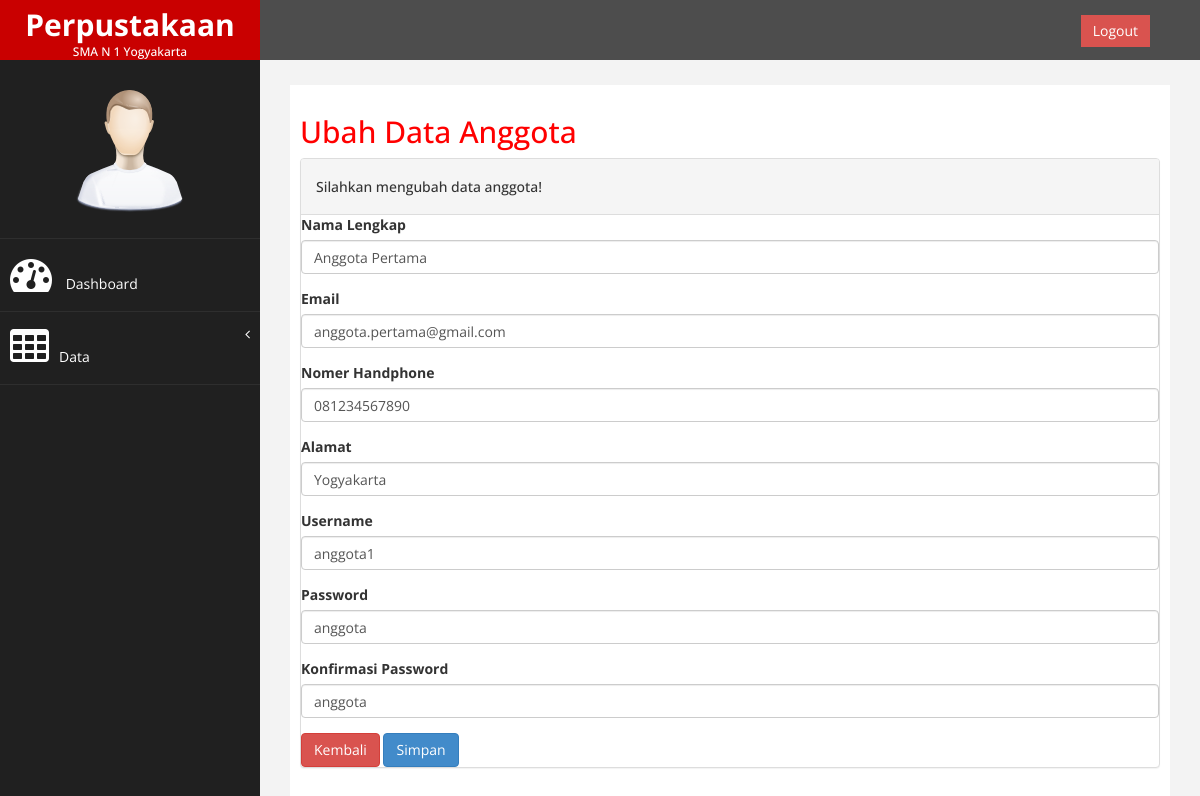
/halaman/petugas/data/anggota/edit_anggota.php?id=223344, run on the app's committed database.
### tables this page shows
CREATE TABLE `tab_anggota` (
  `no_anggota` int(10) NOT NULL,
  `nama_anggota` varchar(200) NOT NULL,
  `email` varchar(100) NOT NULL,
  `no_hp` varchar(20) NOT NULL,
  `alamat` varchar(200) NOT NULL,
  `username` varchar(100) NOT NULL,
  `password` varchar(100) NOT NULL,
  `ulang_pass` varchar(100) NOT NULL
);

### halaman/petugas/data/anggota/edit_anggota.php (the view, shortened to what this page needs)
<!DOCTYPE html>
<html xmlns="http://www.w3.org/1999/xhtml">
<head>
    <link href="../../../assets/css/bootstrap.css" rel="stylesheet" />
    <link href="../../../assets/css/font-awesome.css" rel="stylesheet" />
    <link href="../../../assets/js/morris/morris-0.4.3.min.css" rel="stylesheet" />
    <link href="../../../assets/css/custom.css" rel="stylesheet" />
    <link href="../../../assets/js/dataTables/dataTables.bootstrap.css" rel="stylesheet" />
</head>
<body>
    <div id="wrapper">
        <nav class="navbar navbar-default navbar-cls-top " role="navigation" style="margin-bottom: 0">
            <div class="navbar-header">
                <a class="navbar-brand" href="">
                    Perpustakaan<h6>SMA N 1 Yogyakarta</h6>
                </a>
            </div>
  <div style="color: white;
padding: 15px 50px 5px 50px;
float: right;
font-size: 16px;"><a href="../../logout.php" class="btn btn-danger square-btn-adjust">Logout</a> </div>
        </nav>
                <nav class="navbar-default navbar-side" role="navigation">
            <div class="sidebar-collapse">
                <ul class="nav" id="main-menu">
				<li class="text-center">
                    <img src="../../../assets/img/find_user.png" class="user-image img-responsive"/>
					</li>
                    <li>
                        <a href="../../dashboard.php"><i class="fa fa-dashboard fa-3x"></i> Dashboard</a>
                    </li>
                    <li>
                        <a href="#"><i class="fa fa-table fa-3x"></i>Data<span class="fa arrow"></span></a>
                    </li>
                </ul>
            </div>
        </nav>
        <div id="page-wrapper" >
            <div id="page-inner">
                <div class="row">
                    <div class="col-md-12">
                     <h2>Ubah Data Anggota</h2>
                    </div>
                </div>
                 <div class="panel panel-default">
                <div class="panel-heading">
                <h5>Silahkan mengubah data anggota!</h5>
                </div>
                <?php
                include '../../../../koneksi.php';
                $ambil = mysqli_query($koneksi,"SELECT * FROM tab_anggota WHERE no_anggota = '$_GET[id]'")or die(mysqli_error($koneksi));
                $data = mysqli_fetch_array($ambil);
                ?>
                <form role="form" action="update_anggota.php" method="POST">
                    <div class="form-group">
                        <label>Nama Lengkap</label>
                        <input class="form-control" name="nama_anggota" value="<?php echo $data['nama_anggota']; ?>" />
                    </div>
                    <div class="form-group">
                        <label>Email</label>
                        <input class="form-control" name="email" value="<?php echo $data['email']; ?>" />
                    </div>
                    <div class="form-group">
                        <label>Nomer Handphone</label>
                        <input class="form-control" name="no_hp" value="<?php echo $data['no_hp']; ?>" />
                    </div>
                    <div class="form-group">
                        <label>Alamat</label>
                        <input class="form-control" name="alamat" value="<?php echo $data['alamat']; ?>" />
                    </div>
                    <div class="form-group">
                        <label>Username</label>
                        <input class="form-control" name="username" value="<?php echo $data['username']; ?>" />
                    </div>
                    <div class="form-group">
                        <label>Password</label>
                        <input class="form-control" name="password" value="<?php echo $data['ulang_pass']; ?>" />
                    </div>
                    <div class="form-group">
                        <label>Konfirmasi Password</label>
                        <input class="form-control" name="ulang_pass" value="<?php echo $data['ulang_pass']; ?>" />
                    </div>
                    <div>
                        <a href="data_anggota.php" class="btn btn-danger">Kembali</a>
                        <input type="submit" name="simpan" value="Simpan" class="btn btn-primary">
                    </div>
                </form>
    </div>
            </div>
        </div>
</body>
</html>

### halaman/assets/css/custom.css (style rules this page uses)
body { font-family: 'Open Sans', sans-serif; }
#wrapper { width: 100%; background:#202020; }
#page-wrapper { padding: 15px 15px; min-height: 600px; background:#F3F3F3; }
#page-inner { width:100%; margin:10px 20px 10px 0px; background-color:#fff!important; padding:10px; min-height:1200px; }
.text-center { text-align:center; }
h2 { color: #f00; }
.square-btn-adjust { border: 0px solid transparent; -webkit-border-radius: 0px; -moz-border-radius: 0px; border-radius: 0px; }
.user-image { margin: 25px auto; -webkit-border-radius: 10px; -moz-border-radius: 10px; border-radius: 10px; max-height:170px; max-width:170px; }
.navbar-cls-top .navbar-brand { color: #fff; background: #C90000; width: 260px; text-align: center; height: 60px; font-size: 30px; font-weight: 700; }
.arrow { float: right; }
.fa.arrow:before { content: "\f104"; }
.sidebar-collapse , .sidebar-collapse .nav { background:none; }
.sidebar-collapse .nav { padding:0; }
.sidebar-collapse .nav > li > a { color:#fff; background:#202020; text-shadow:none; }
.sidebar-collapse > .nav > li > a { padding:15px 10px; }
.sidebar-collapse > .nav > li { border-bottom: 1px solid rgba(107, 108, 109, 0.19); }
.navbar-side { border:none; background-color: #202020; }
.navbar-cls-top { background:#4D4D4D; border-bottom:none; }
.navbar-default { border:0px solid black; }
.navbar-header { background: #A70303; }
.nav > li > a > i { margin-right:10px; }
@media (min-width:768px) { #page-wrapper { margin: 0 0 0 260px; padding: 15px 30px; min-height: 1200px; } }
@media (min-width:768px) { .navbar-side { z-index: 1; position: absolute; width: 260px; } }
@media (min-width:768px) { .navbar { border-radius: 0px; } }

### data on the page
tab_anggota: nama_anggota "Anggota Pertama", email "anggota.pertama@gmail.com", no_hp "081234567890", alamat "Yogyakarta", username "anggota1", password "anggota", ulang_pass "anggota"
